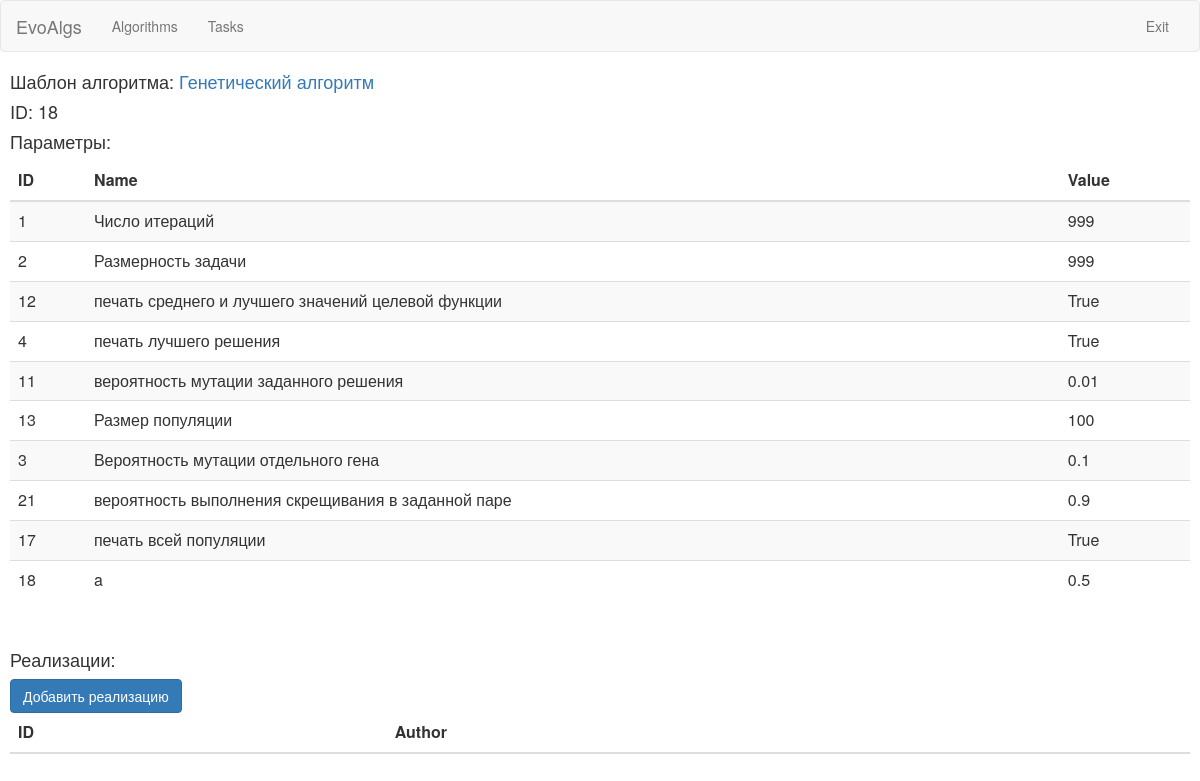
/core/algs/18/, run on the app's committed database.
### core/models.py (models this page shows)
class TimeStamp(models.Model):
	created_date = models.DateTimeField(auto_now_add=True)
	modified_date = models.DateTimeField(auto_now=True)
	class Meta:
		abstract=True

class Algorithm(TimeStamp):
	template=models.ForeignKey(AlgTemplate)

class AlgTemplate(TimeStamp):
	name=models.CharField(max_length=200)
	strategies=models.ManyToManyField(Strategy)
	params=models.ManyToManyField(AlgParam)
	constructor=models.ForeignKey(AlgConstructor,blank=True,null=True)
	desc=models.CharField(max_length=500,blank=True)

class AlgParam(TimeStamp):
	name=models.CharField(max_length=200)
	desc=models.CharField(max_length=500,blank=True)
	gen_id=models.CharField(max_length=100,blank=True)
	strategy=models.ForeignKey(Strategy,blank=True,null=True)
	type=models.PositiveSmallIntegerField()

### core/views.py (the view)
# urls.py: url(r'^algs/([0-9]+)/$', views.AlgorithmView,name='alg'),
def AlgorithmView(request,algTemplId):
    alg=models.Algorithm.objects.get(pk=int(algTemplId))
    context={"alg":alg,"palgs":[]}
    for i in alg.paramofalg_set.all():
        param={"id":i.param.id,"name":i.param.name,"value":str(models.getEntityValue(i))}
        context["palgs"].append(param)
    return render(request,'algorithm.html',context)

### core/models.py (called while the page is built)
def getEntityValue(obj):
	if not (obj.int_value is None): return obj.int_value
	if not (obj.double_value is None): return obj.double_value
	if not (obj.boolean_value is None): return obj.boolean_value
	if not (obj.string_value is None): return obj.string_value
	if not (obj.date_value is None): return obj.date_value
	if not (obj.time_value is None): return obj.time_value
	if not (obj.datetime_value is None): return obj.datetime_value

### core/templates/algorithm.html (shortened to what this page needs)
{% extends "master.html" %}
{% block content %}
<h4>Шаблон алгоритма:<a href='{% url "talg" alg.template.id %}'> {{alg.template.name}}</a></h2>
<h4>ID: {{alg.id}}</h4>
<h4>Параметры:</h4>
<table class="table table-striped">
	<thead> <tr> <th>ID</th> <th>Name</th><th>Value</th> </tr> </thead>
	<tbody>
		{% for obj in palgs %}
			<tr data-href='/some-other-link/'><td>{{obj.id}}</td><td>{{obj.name}}</td><td>{{obj.value}}</td></tr>
		{% endfor %}
	</tbody>
</table>
<br/>
<h4>Реализации:</h4><a href="{% url "createalgimpl" %}?id={{alg.id}}" class="btn btn-primary">Добавить реализацию</a>
<table class="table table-striped table-hover">
	<thead> <tr> <th>ID</th> <th>Author</th> </tr> </thead>
</table>
{% endblock %}

### data on the page
Algorithm: template.name "Генетический алгоритм", id "18"
AlgParam: name "Число итераций"
AlgParam: name "Размерность задачи"
AlgParam: name "печать среднего и лучшего значений целевой функции"
AlgParam: name "печать лучшего решения"
AlgParam: name "вероятность мутации заданного решения"
AlgParam: name "Размер популяции"
AlgParam: name "Вероятность мутации отдельного гена"
AlgParam: name "вероятность выполнения скрещивания в заданной паре"
AlgParam: name "печать всей популяции"

### other printed values
{{ obj.id }} "1" "2" "12" "4" "11" "13" "3" "21" "17" "18"
{{ obj.value }} "999" "999" "True" "True" "0.01" "100" "0.1" "0.9" "True" "0.5"
{{ obj.name }} "a"
